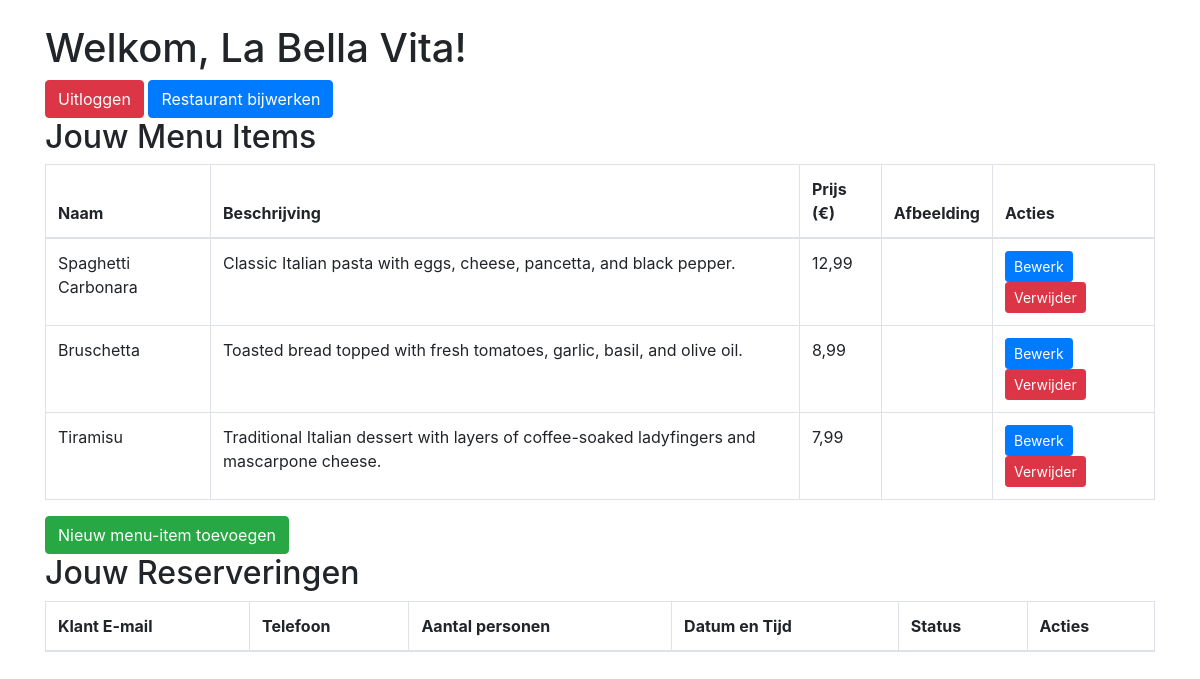
The app's page /admin/index.php (signed in) with its own data.
### tables this page shows
CREATE TABLE `menus` (
    `id` INT AUTO_INCREMENT PRIMARY KEY,
    `restaurant_id` INT NOT NULL,
    `name` VARCHAR(255) NOT NULL,
    `description` TEXT,
    `price` DECIMAL(10, 2) NOT NULL,
    `dish` VARCHAR(255) NOT NULL,
    `is_special` BOOLEAN DEFAULT FALSE,
    `dish_image` VARCHAR(255),
    `created_at` DATETIME DEFAULT CURRENT_TIMESTAMP,
    `updated_at` DATETIME DEFAULT CURRENT_TIMESTAMP ON UPDATE CURRENT_TIMESTAMP,
    FOREIGN KEY (`restaurant_id`) REFERENCES `restaurants`(`id`) ON DELETE CASCADE
);

### admin/index.php (the view, shortened to what this page needs)
<?php
include_once "../config.php";
$restaurant_id = $_SESSION["restaurant_id"];
$queryMenu = "SELECT * FROM menus WHERE restaurant_id = ?";
$stmtMenu = $connect->prepare($queryMenu);
$stmtMenu->execute([$restaurant_id]);
$menuItems = $stmtMenu->fetchAll();
?>
<!DOCTYPE html>
<html lang="nl">
<head>
    <link rel="stylesheet" href="https://stackpath.bootstrapcdn.com/bootstrap/4.5.2/css/bootstrap.min.css">
    <link rel="stylesheet" href="https://cdnjs.cloudflare.com/ajax/libs/font-awesome/5.15.4/css/all.min.css">
</head>
<body>
    <div class="container mt-4">
        <h1>Welkom, <?= htmlspecialchars($_SESSION["restaurant_name"]); ?>!</h1>
        <a href="logout.php" class="btn btn-danger">Uitloggen</a>
        <a href="restaurant_update.php" class="btn btn-primary">Restaurant bijwerken</a>
        <h2>Jouw Menu Items</h2>
        <table class="table table-bordered">
            <thead>
                <tr>
                    <th>Naam</th>
                    <th>Beschrijving</th>
                    <th>Prijs (€)</th>
                    <th>Afbeelding</th>
                    <th>Acties</th>
                </tr>
            </thead>
            <tbody>
                <?php foreach ($menuItems as $item): ?>
                    <tr>
                        <td><?= htmlspecialchars($item['name']); ?></td>
                        <td><?= htmlspecialchars($item['description']); ?></td>
                        <td><?= number_format($item['price'], 2, ',', '.'); ?></td>
                        <td> <?= !empty($item['image_url']) ? '<img src="' . htmlspecialchars($item['image_url']) . '" width="50">' : ''; ?> </td>
                        <td>
                            <a href="edit_menu.php?id=<?= $item['id']; ?>" class="btn btn-primary btn-sm">Bewerk</a>
                            <a href="delete_menu.php?id=<?= $item['id']; ?>" class="btn btn-danger btn-sm" onclick="return confirm('Weet je zeker dat je dit wilt verwijderen?');">Verwijder</a>
                        </td>
                    </tr>
                <?php endforeach; ?>
            </tbody>
        </table>
        <a href="menu.php" class="btn btn-success">Nieuw menu-item toevoegen</a>
        <h2>Jouw Reserveringen</h2>
<table class="table table-bordered">
    <thead>
        <tr>
            <th>Klant E-mail</th>
            <th>Telefoon</th>
            <th>Aantal personen</th>
            <th>Datum en Tijd</th>
            <th>Status</th>
            <th>Acties</th>
        </tr>
    </thead>
</table>
    </div>
</body>
</html>

### records on screen
menus: name "Spaghetti Carbonara", description "Classic Italian pasta with eggs, cheese, pancetta, and black pepper.", price "12,99"
menus: name "Bruschetta", description "Toasted bread topped with fresh tomatoes, garlic, basil, and olive oil.", price "8,99"
menus: name "Tiramisu", description "Traditional Italian dessert with layers of coffee-soaked ladyfingers and mascarpone cheese.", price "7,99"

### other values on screen
$_SESSION["restaurant_name"] "La Bella Vita"
